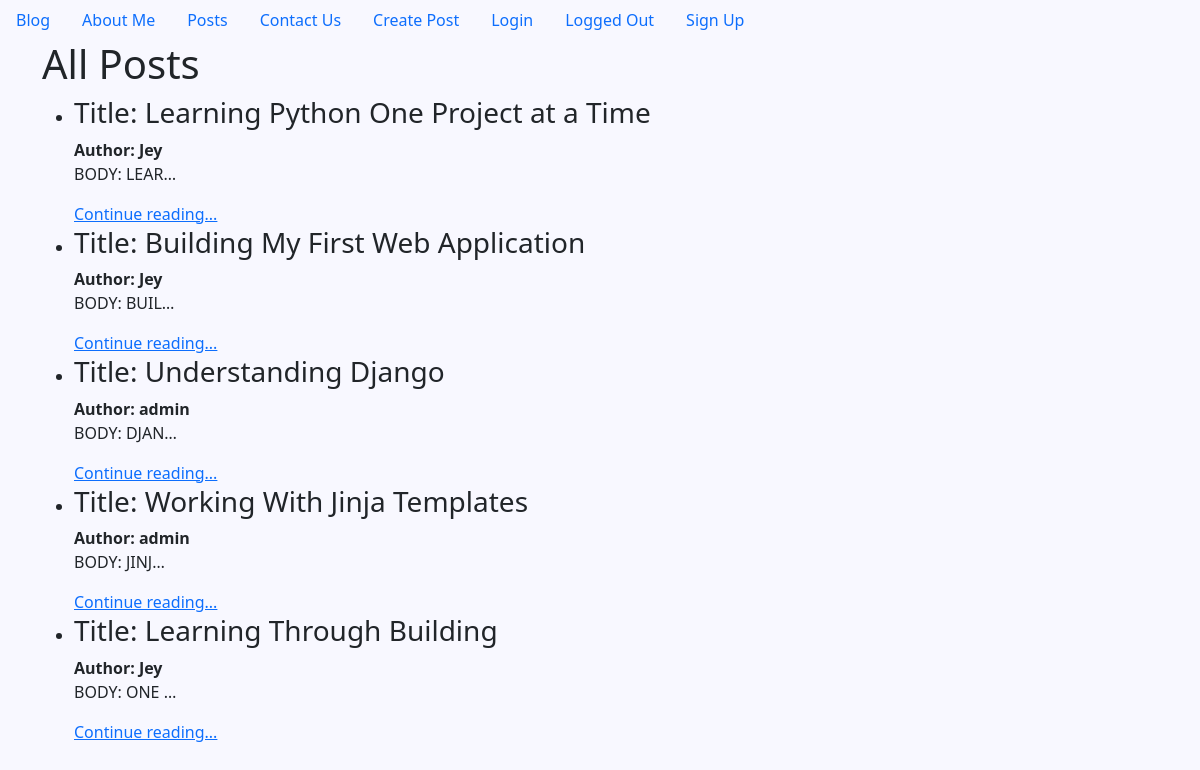
The page /list/ on the database as committed earlier.
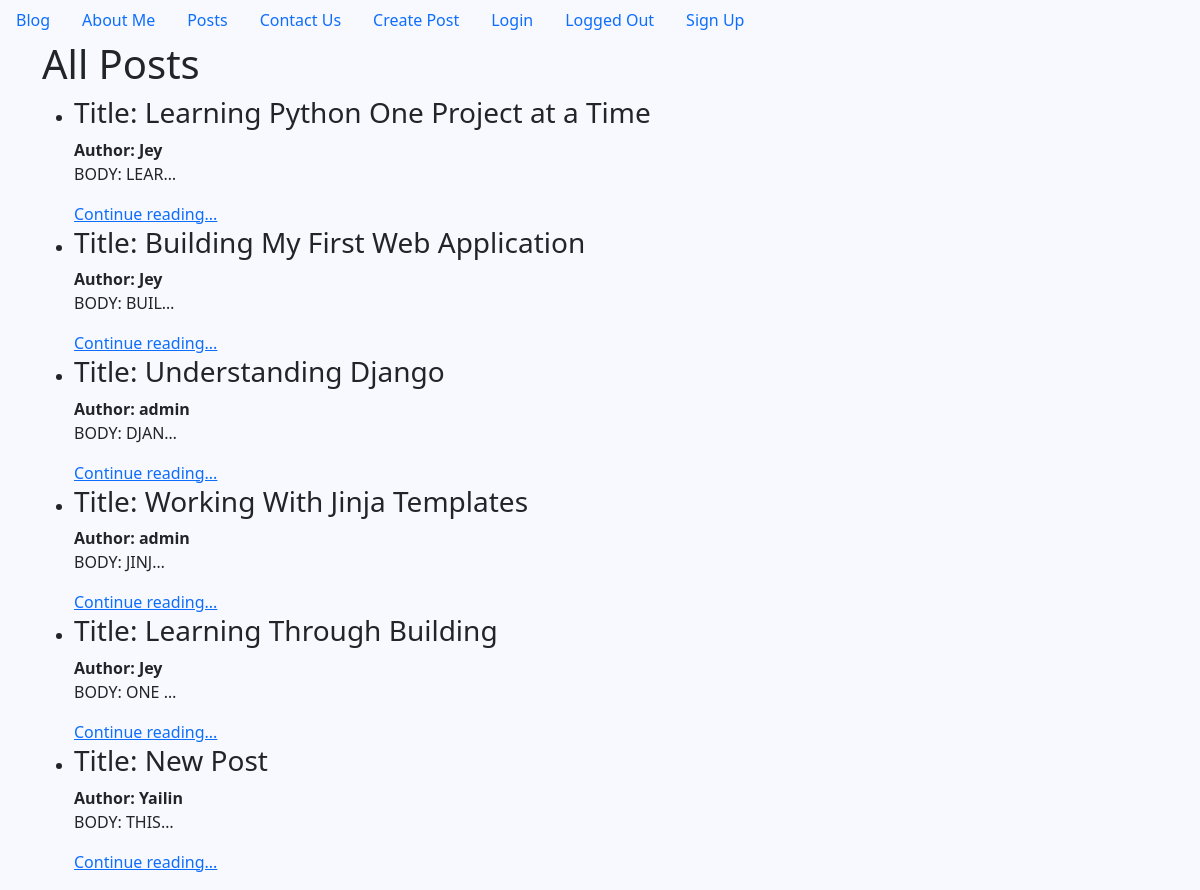
The same page on the database as committed later.
### posts/models.py (models this page shows, shortened)
class Post(models.Model):
    title = models.CharField(max_length=128)
    subtitle = models.CharField(max_length=128)
    body = models.TextField()
    created_on = models.DateTimeField(auto_now_add=True)
    author = models.ForeignKey(
        User,
        on_delete=models.CASCADE
    )

### posts/views.py (the view)
# urls.py: path("list/", PostListView.as_view(), name="post_list"),
class PostListView(ListView):
    template_name = "postsTemplates/list.html"
    model = Post
    context_object_name = "posts"

### templates/postsTemplates/list.html (shortened to what this page needs)
{% extends 'base.html' %}
{% load static %}
{% block css %}
<link rel="stylesheet" href="{% static 'CSS/about.css' %}">
{% endblock %}
{% block content %}
    <h1>All Posts</h1>
    <ul>
        {% for item in posts %}
        <li>
            <h3>Title: {{ item.title }}</h3>
            <span><strong>Author: {{ item.author }}</strong></span>
            <p>Body: {{ item.body|truncatechars:5 }}</p>
            <a href="{% url 'post_detail' item.id %}">Continue reading...</a>
        </li>
        {% endfor %}
    </ul>
{% endblock %}

Rows that differ between the two databases and show on the page:
added Post: title "New Post", author "Yailin", body "THIS…"
